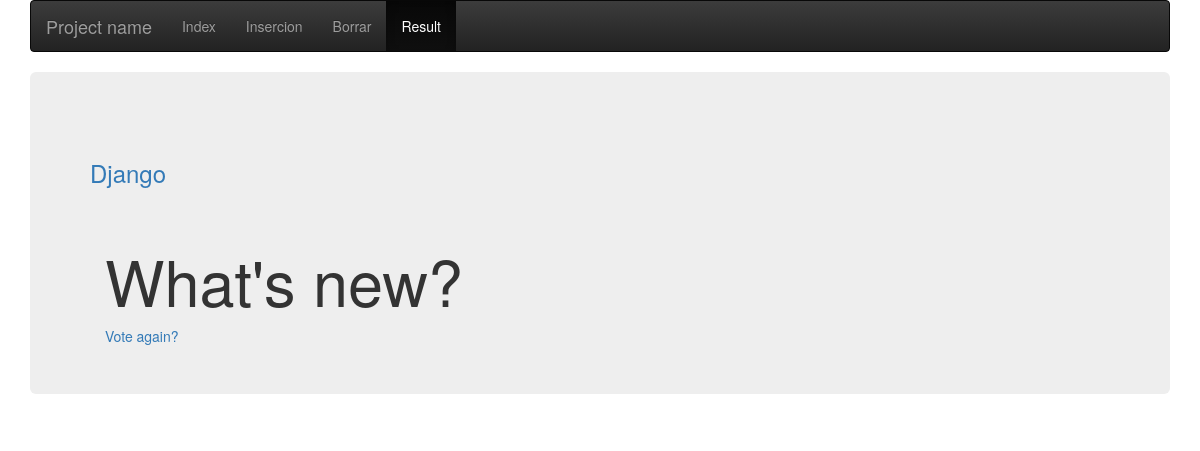
Page /polls/2/results/ on the earlier database version.
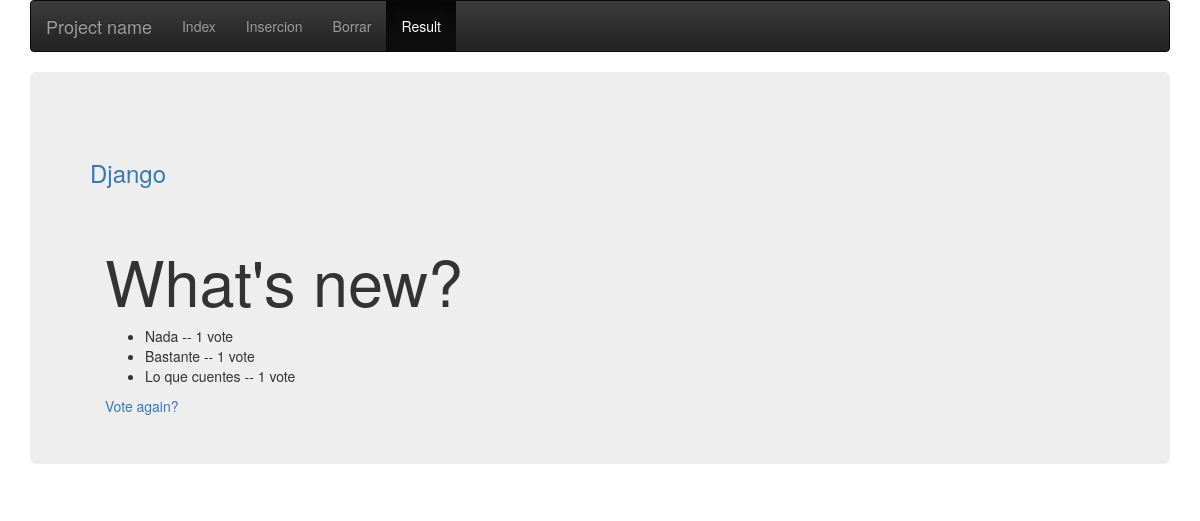
Same page on the later database version.
### polls/models.py (models this page shows, shortened)
class Choice(models.Model):
    question = models.ForeignKey(Question, on_delete=models.CASCADE)
    choice_text = models.CharField(max_length=200)
    votes = models.IntegerField(default=0)

### polls/views.py (the view)
# urls.py: url(r'^(?P<pk>[0-9]+)/results/$', views.ResultsView.as_view(), name='results'),
class ResultsView(generic.DetailView):
    model = Question
    template_name = 'polls/results.html'

### polls/templates/polls/results.html (shortened to what this page needs)
{% extends 'admin/base.html' %}
{% block activeResult %}active{% endblock activeResult %}
{% block content %}
	<h1>{{ question.question_text }}</h1>
	<ul>
		{% for choice in question.choice_set.all %}
		    <li>{{ choice.choice_text }} -- {{ choice.votes }} vote{{ choice.votes|pluralize }}</li>
		{% endfor %}
	</ul>
	<a href="{% url 'polls:detail' question.id %}">Vote again?</a>
{% endblock content %}

Differences in the rows shown:
added Choice: choice_text "Nada", votes "1"
added Choice: choice_text "Bastante", votes "1"
added Choice: choice_text "Lo que cuentes", votes "1"
